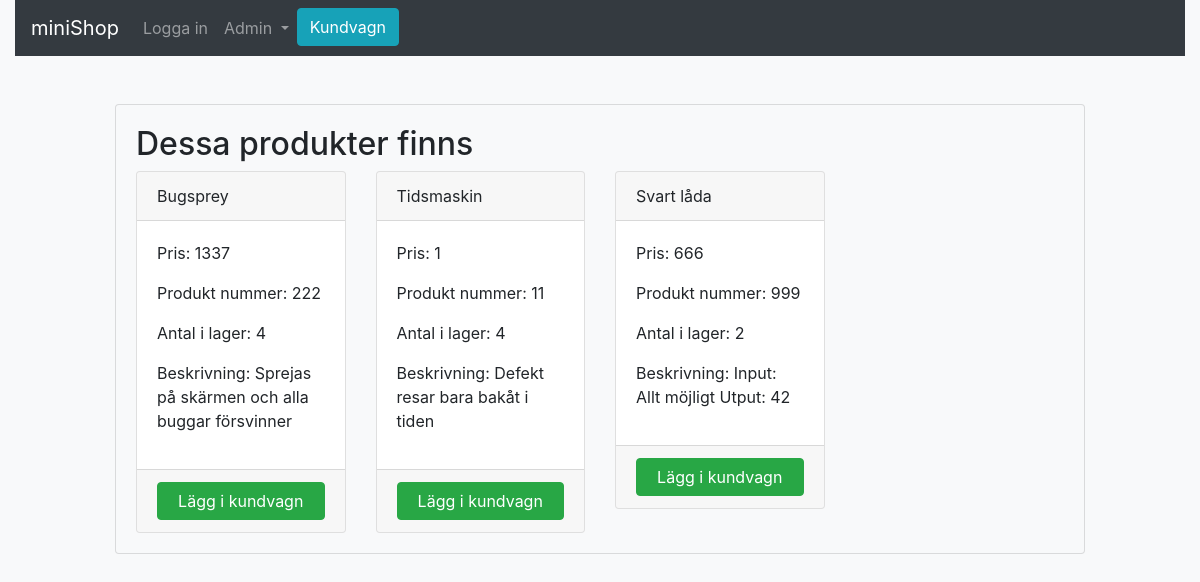
The page / (signed in) on the database its author committed.
### tables this page shows
CREATE TABLE IF NOT EXISTS `product` (
  `ID` int(10) NOT NULL AUTO_INCREMENT,
  `Name` varchar(191) NOT NULL,
  `Price` float NOT NULL,
  `Stock` int(11) NOT NULL,
  `Productumber` int(11) NOT NULL,
  `Description` text NOT NULL,
  PRIMARY KEY (`ID`)
);

### App/Controllers/Shops.php (called while the page is built, shortened)
<?php
class Shops extends Controller
{
    public function __construct()
    {
        $this->shopModel = $this->model('Shop');
    }
    public function index()
    {
        $d = $this->shopModel->showAllProducts();
        $data = [
            'tabledata' => $d,
        ];
        $this->view('shop/index',$data);
    }
}

### App/Applib/Core.php (called while the page is built, shortened)
<?php
class Core
{
    private $currentMethod = 'index';
    public function __construct()
    {
        $url = $this->getUrl();
        $this->currentController = new $this->currentController;
        $this->params = $url ? array_values($url) : [];
        try
        {
            call_user_func_array([$this->currentController,$this->currentMethod],$this->params);
        }
        catch (\ArgumentCountError $ex)
        {
            Util::redirect('errors/error');
        }
    }
    private function getUrl()
    {
        $url = null;
        return $url;
    }
}

### Public/index.php (called while the page is built, shortened)
<?php
$init = new Core();

### App/Applib/DBconnection.php (called while the page is built, shortened)
<?php
abstract class DBconnection
{
    private static $connections = [];
    private static function createDatabas($config)
    {
       $opt = [
                \PDO::ATTR_ERRMODE            => \PDO::ERRMODE_EXCEPTION,
                \PDO::ATTR_DEFAULT_FETCH_MODE => \PDO::FETCH_OBJ,
                \PDO::ATTR_EMULATE_PREPARES   => false,
              ];
       try
       {
           return new \PDO($config['dsn'], $config['dbuser'], $config['dbpass'], $opt);
       }
       catch(\PDOException $ex)
       {
           var_dump($ex->getMessage());
       }
    }
    public static function getDB(array $config)
    {
        if (!isset(self::$connections[$config['dbname']]))
        {
            self::$connections[$config['dbname']] = self::createDatabas($config);
        }
        return self::$connections[$config['dbname']];
    }
}

### App/Applib/Database.php (called while the page is built, shortened)
<?php
class Database
{
    protected $dbh;
    protected $stmt;
    public function __construct($dbconfig)
    {
        $this->dbh = DBconnection::getDB($dbconfig);
    }
    public function query($sql)
    {
        $this->stmt = $this->dbh->prepare($sql);
    }
    public function bind($param,$value,$type = null)
    {
        $this->stmt->bindValue($param, $value,$type);
    }
    public function execute()
    {
        return $this->stmt->execute();
    }
    public function resultSet($feth = \PDO::FETCH_OBJ)
    {
        $this->execute();
        return $this->stmt->fetchAll($feth);
    }
}

### App/RABC/Role.php (called while the page is built, shortened)
<?php
class Role extends Database
{
    private $permissions;
    public function __construct()
    {
        $this->permissions = [];
    }
    public function getRoleperms($roleID)
    {
        $role = new Role();
        $query = "SELECT t2.permdesc FROM role_perm as t1
                  JOIN permissions as t2 ON t1.PermID = t2.PermID
                  WHERE t1.RoleID = :roleID";
        $this->query($query);
        $this->bind(':roleID',$roleID,PDO::PARAM_INT);
        $rows = $this->resultSet();
        foreach ($rows as $row) {
            $role->permissions[$row->permdesc] = true;
        }
        return $role;
    }
    public function hasPerm($permission)
    {
        return isset($this->permissions[$permission]);
    }
}

### App/RABC/PrivilegedUser.php (called while the page is built, shortened)
<?php
class PrivilegedUser extends Database
{
    private $roles;
    private $objRole;
    public function __construct()
    {
        $this->objRole = new Role();
    }
    public function getPriUserByID($userID)
    {
        $rows = $this->resultSet();
        if (!empty($rows))
        {
            $priuserarr['userID'] = $rows[0]->ID;
            $priuserarr['username'] = $rows[0]->Username;
            $priuserarr['roles'] = $this->initRoles($userID);
            return $priuserarr;
        }
        else
        {
            return false;
        }
    }
    public function initRoles($userID)
    {
        $this->roles = [];
        $query = 'SELECT t1.RoleID, t2.RoleName FROM user_role as t1
                  JOIN roles as t2 ON t1.RoleID = t2.RoleID
                  WHERE t1.UserID = :userID';
        $this->query($query);
        $this->bind(':userID',$userID,PDO::PARAM_INT);
        $rows = $this->resultSet();
        foreach ( $rows  as $row) {
            $this->roles[$row->RoleName] = $this->objRole->getRoleperms($row->RoleID);
        }
        return $this->roles;
    }
    public function hasPrivileage($perm)
    {
        foreach ($this->roles as $role)
        {
            if ($role->hasPerm($perm))
            {
                return true;
            }
        }
        return false;
    }
}

### App/Models/Shop.php (called while the page is built, shortened)
<?php
class Shop extends Database
{
    public function showAllProducts()
    {
        $query = 'SELECT `ID`, `Name`, `Price`, `Stock`, `Productumber`, `Description` FROM product';
        $this->query($query);
        return $this->resultSet();
    }
}

### App/Views/shop/index.php (the view, shortened to what this page needs)
<?php require_once(VIEWINCLUDE. 'header.php');?>
<?php require_once(VIEWINCLUDE. 'navbar.php');?>
<div class="row">
	<div class="col-md-10 mx-auto">
		<div class="card card-body bg-light mt-5">
			<h2>Dessa produkter finns</h2>
		<?php
		$productdata = $data['tabledata'];
		$rowlen = count($productdata);
		$j = 0;
		for ($i = 0; $i < $rowlen; $i++)
		{
		    if ($i % 3 == 0)
		    {
		        ?>
		        <div class="row">
		        <div class="col-md-3">
		        <div class="card">
  				<div class="card-header"><?php echo $productdata[$i]->Name;?></div>
  				<div class="card-body">
  				<p>Pris: <?php echo $productdata[$i]->Price;?> </p>
  				<p>Produkt nummer: <?php echo $productdata[$i]->Productumber;?> </p>
  				<p>Antal i lager: <?php echo $productdata[$i]->Stock;?></p>
  				<p>Beskrivning: <?php echo $productdata[$i]->Description;?> </p>
  				</div>
  				<div class="card-footer">
  				<form class="frmaddtocart" method="post">
  				<input type="submit" value="Lägg i kundvagn" class="btn btn-success btn-block btnaddproduct">
  				</form>
  				</div>
				</div>
		        </div>
		        <?php
		        $j++;
		    }
		    else
		    {
		       ?>
		        <div class="col-md-3">
		        <div class="card">
  				<div class="card-header"><?php echo $productdata[$i]->Name;?></div>
  				<div class="card-body">
  				<p>Pris: <?php echo $productdata[$i]->Price;?> </p>
  				<p>Produkt nummer: <?php echo $productdata[$i]->Productumber;?> </p>
  				<p>Antal i lager: <?php echo $productdata[$i]->Stock;?></p>
  				<p>Beskrivning: <?php echo $productdata[$i]->Description;?> </p>
  				</div>
  				<div class="card-footer">
  				<form class="frmaddtocart" method="post">
  				<input type="submit" value="Lägg i kundvagn" class="btn btn-success btn-block btnaddproduct">
  				</form>
  				</div>
		        </div>
		        </div>
		        <?php
		        $j++;
		    }
		    if ($j == 3)
		    {
		        echo '</div>';
		        $j = 0;
		    }
		}
		?>
		</div>
		</div>
	</div>
</div>
<?php require_once(VIEWINCLUDE. 'footer.php'); ?>

### App/Applib/Controller.php (shortened to what this page needs)
<?php
class Controller
{
    protected function model($model)
    {
        $path = '..' .DS. 'App'. DS. 'Models' . DS. $model . self::FILETYPE;
        return new $model();
    }
    protected function view($view,$data = [])
    {
        $path = '..' .DS. 'App' .DS .'Views' .DS. $view .self::FILETYPE;
        if (file_exists($path))
        {
            require_once $path;
        }
        else
        {
            die('View does not exits');
        }
    }
}

### App/Views/inc/header.php (shortened to what this page needs)
<!DOCTYPE html>
<html>
<head>
	<link rel="stylesheet" href="https://stackpath.bootstrapcdn.com/bootstrap/4.1.1/css/bootstrap.min.css">
	<link rel="stylesheet" href="https://use.fontawesome.com/releases/v5.0.13/css/all.css">
	<link rel="stylesheet" href="https://cdnjs.cloudflare.com/ajax/libs/bootstrap-select/1.13.1/css/bootstrap-select.min.css">
	<link rel="stylesheet" href="https://cdnjs.cloudflare.com/ajax/libs/datatables/1.10.16/css/dataTables.bootstrap4.css">
	<link rel="stylesheet" href="<?php echo URLROOT;?>/css/style.css">
</head>
<body class="fixed-nav sticky-footer bg-light"  id="page-top">
<div class="content-wrapper">
<div class="container-fluid">

### App/Views/inc/navbar.php (shortened to what this page needs)
<?php
$privuser = new PrivilegedUser();
$privuserID = $_SESSION['UserID'] ?? 0;
$privuser->getPriUserByID($privuserID);
?>
<nav class="navbar navbar-expand-lg bg-dark navbar-dark">
  <a class="navbar-brand" href="#">miniShop</a>
  <div class="collapse navbar-collapse" id="collapsibleNavbar">
    <ul class="navbar-nav">
    	<?php if (isset($_SESSION['userlogin']) && $_SESSION['userlogin']) :?>
      <li class="nav-item">
        <a class="nav-link" href="<?php echo URLROOT;?>/Users/logout">Logga ut</a>
      </li>
      <?php else:?>
      <li class="nav-item">
        <a class="nav-link" href="<?php echo URLROOT;?>/Users/login">Logga in</a>
      </li>
      <?php endif;?>
      <?php if ($privuser->hasPrivileage('adminsettings')) :?>
      <li class="nav-item dropdown">
      <a class="nav-link dropdown-toggle" href="#" id="navbardrop" data-toggle="dropdown">
        Admin
      </a>
    </li>
       <?php endif;?>
       <li>
       	<button type="button" class="btn btn-info" data-toggle="modal" data-target="#shoppingCartModal">Kundvagn</button>
       </li>
    </ul>
  </div>
</nav>

### App/Views/inc/footer.php (shortened to what this page needs)
</div>
	</body>
</html>

### rows shown on the page
product: Name "Bugsprey", Price "1337", Productumber "222", Stock "4", Description "Sprejas på skärmen och alla buggar försvinner"
product: Name "Tidsmaskin", Price "1", Productumber "11", Stock "4", Description "Defekt resar bara bakåt i tiden"
product: Name "Svart låda", Price "666", Productumber "999", Stock "2", Description "Input: Allt möjligt Utput: 42"
